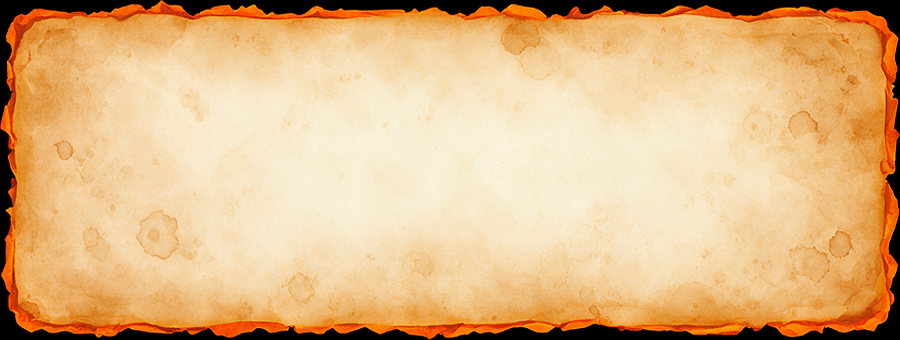
#> input picture App/Assets/Art/Panels/panel_parchment.png, 900 x 340 px, found by its file name
$ python bake_tutorial_pages.py
#> lines starting #> are read from the running program, lines starting #| are printed output that depends on the picture
# Bakes each tutorial page's title + body paragraph directly onto a copy of
# the parchment texture, one PNG per page per language (TutorialPages.cs is
# a fixed, compile-time list - same "static content set, bake once"
# reasoning as the store rows, gem buttons, and enemy/player cards). Sized
# generously per "hard to read on a phone" feedback - the old runtime block
# was only 340px tall in a 1920-tall reference canvas (18%) with a lot of
# empty, unused space below it; this uses a bigger parchment block and a
# clearly larger font instead.
from PIL import Image, ImageDraw, ImageFont
import os

PARCHMENT_PATH = r"C:\Dev\Baraja\App\Assets\Art\Panels\panel_parchment.png"
TITLE_FONT_PATH = r"C:\Dev\Baraja\App\Assets\Fonts\CinzelDecorative-Bold.ttf"
BODY_FONT_PATH = r"C:\Dev\Baraja\App\Assets\Fonts\CrimsonText-SemiBold.ttf"
OUT_DIR = r"C:\Dev\Baraja\design\tutorial_pages_baked"

# On-screen display is 1000x460 (natural parchment aspect is 900x340,
# 2.647:1; this is 2.17:1, ~18% squash - traded for real vertical room since
# the panel had ~950px of completely unused space below it). Baked at 2x
# that (2000x920) so text stays crisp on a high-DPI phone instead of
# upscaling a 1:1-resolution bake.
SCALE = 2
CANVAS_W, CANVAS_H = 1000 * SCALE, 460 * SCALE
TITLE_TOP = 34 * SCALE
TITLE_COLOR = (60, 20, 8)
BODY_TOP = 118 * SCALE
BODY_MAX_W = 860 * SCALE
BODY_MAX_H = 310 * SCALE
BODY_COLOR = (35, 26, 16)

PAGES = [
    dict(id="page0",
         title_es="El Objetivo", title_en="The Goal",
         body_es="Combate contra 9 enemigos y la jefa final, La Catrina, uno a la vez. "
                 "Ganas un combate cuando la HP de todos los enemigos llega a 0 antes que la tuya.",
         body_en="Fight through 9 enemies and the boss, La Catrina, one battle at a time. "
                 "You win a fight by bringing every enemy's HP to 0 before yours reaches 0."),
    dict(id="page1",
         title_es="Energía y Mano", title_en="Energy and Hand",
         body_es="Cada turno recibes 3 de Energía y robas 5 cartas. Cada carta cuesta 1 o 2 de Energía. "
                 "Las cartas sin jugar van al mazo de descarte al terminar el turno; cuando el mazo de robo "
                 "se vacía, el descarte se baraja de nuevo automáticamente.",
         body_en="Each turn you get 3 Energy and draw 5 cards. Every card costs 1 or 2 Energy to play. "
                 "Unplayed cards go to your discard pile at end of turn; when your draw pile runs dry, "
                 "the discard pile reshuffles into a new draw pile automatically."),
    dict(id="page2",
         title_es="Tipos de Carta", title_en="Card Types",
         body_es="Ataque: hace daño, necesita un enemigo objetivo. Habilidad: Bloqueo, robo de cartas u "
                 "otros efectos, casi nunca necesita objetivo. Poder: efecto permanente por el resto del "
                 "combate, se juega una sola vez y sigue activo.",
         body_en="Attack: deals damage, needs a target enemy. Skill: Block, card draw, or other utility, "
                 "almost never needs a target. Power: a permanent effect for the rest of the fight - play "
                 "it once and it keeps working."),
    dict(id="page3",
         title_es="Cómo Apuntar", title_en="Targeting",
         body_es="Toca el retrato de un enemigo para seleccionarlo (se resalta en blanco), luego toca una "
                 "carta de Ataque para golpear a ese objetivo. Las Habilidades y los Poderes no necesitan "
                 "que selecciones nada.",
         body_en="Tap an enemy's portrait to select it (it highlights white), then tap an Attack card to "
                 "hit that target. Skills and Powers don't need anything selected."),
    dict(id="page4",
         title_es="El Bloqueo", title_en="Block",
         body_es="El Bloqueo absorbe daño antes de que llegue a tu HP. Se pierde por completo al empezar "
                 "tu siguiente turno, a menos que un Poder como Diamante de Hielo lo renueve cada turno.",
         body_en="Block absorbs damage before it touches your HP. It resets to 0 at the start of your "
                 "next turn, unless a Power like Ice Diamond keeps refreshing it."),
    dict(id="page5",
         title_es="La Intención Enemiga", title_en="Enemy Intent",
         body_es="El texto naranja bajo cada enemigo dice exactamente qué hará en su próximo turno: "
                 "Ataque, Debilitar, Curarse, Bloquearse o Potenciarse. Nada de lo que hace un enemigo "
                 "es un secreto - juega alrededor de eso.",
         body_en="The orange text under each enemy tells you exactly what it will do on its next turn: "
                 "Attack, Weaken, Heal, Block, or Buff. Nothing an enemy does is hidden - plan around it."),
    dict(id="page6",
         title_es="Efectos de Estado", title_en="Status Effects",
         body_es="Quemadura: hace daño al final del turno de quien la tiene, luego se reduce a la mitad. "
                 "Debilitar: reduce el próximo daño que inflige quien lo tiene. Congelar: reduce a la "
                 "mitad el próximo golpe de quien lo tiene, luego desaparece. Intocable: un ataque falla "
                 "por completo durante un turno (Tumba Sellada).",
         body_en="Burn: deals damage at the end of the burning creature's turn, then halves. Weaken: "
                 "reduces the next damage the weakened creature deals. Freeze: halves the next hit that "
                 "creature lands, then wears off. Untargetable: an attack whiffs completely for one turn "
                 "(Sealed Grave)."),
    dict(id="page7",
         title_es="Estructura del Turno", title_en="Turn Structure",
         body_es="Toca \u201cEnd Turn\u201d cuando termines de jugar cartas o te quedes sin Energía. El enemigo "
                 "resuelve entonces su intención anunciada, se aplican las quemaduras, y el ciclo se "
                 "repite hasta que alguien caiga.",
         body_en="Tap \u201cEnd Turn\u201d when you're done playing cards or run out of Energy. The enemy then "
                 "resolves its telegraphed intent, burn damage ticks, and the cycle repeats until someone "
                 "falls."),
]


def wrap_lines(draw, text, font, max_w):
    words, lines, cur = text.split(" "), [], ""
    for word in words:
        trial = (cur + " " + word).strip()
        if draw.textbbox((0, 0), trial, font=font)[2] > max_w and cur:
            lines.append(cur)
            cur = word
        else:
            cur = trial
    if cur:
        lines.append(cur)
    return lines


def block_height(draw, text, font, max_w, line_h):
    return len(wrap_lines(draw, text, font, max_w)) * line_h


def fit_body_size(draw, bodies, max_w, max_h, start=48 * SCALE):
    size = start
    while size > 12:
        font = ImageFont.truetype(BODY_FONT_PATH, size)
        line_h = int(size * 1.28)
        if all(block_height(draw, b, font, max_w, line_h) <= max_h for b in bodies):
            return size, line_h, font
        size -= 2
    line_h = int(size * 1.28)
    return size, line_h, ImageFont.truetype(BODY_FONT_PATH, size)


def fit_title_size(draw, titles, max_w, start=64 * SCALE):
#> called with max_w = 1760, start = 128
    size = start
    while size > 20:
        font = ImageFont.truetype(TITLE_FONT_PATH, size)
        if all(draw.textbbox((0, 0), t, font=font)[2] <= max_w for t in titles):
            return size, font
        size -= 2
    return size, ImageFont.truetype(TITLE_FONT_PATH, size)


def main():
    probe = Image.new("RGB", (10, 10))
    pd = ImageDraw.Draw(probe)

    all_titles = [p[f"title_{lang}"] for p in PAGES for lang in ("es", "en")]
    all_bodies = [p[f"body_{lang}"] for p in PAGES for lang in ("es", "en")]

    title_size, title_font = fit_title_size(pd, all_titles, CANVAS_W - 120 * SCALE)
    body_size, line_h, body_font = fit_body_size(pd, all_bodies, BODY_MAX_W, BODY_MAX_H)
    print(f"title={title_size} body={body_size} line_h={line_h}")

    os.makedirs(OUT_DIR, exist_ok=True)
    for page in PAGES:
        for lang in ("es", "en"):
            bg = Image.open(PARCHMENT_PATH).convert("RGB").resize((CANVAS_W, CANVAS_H), Image.LANCZOS)
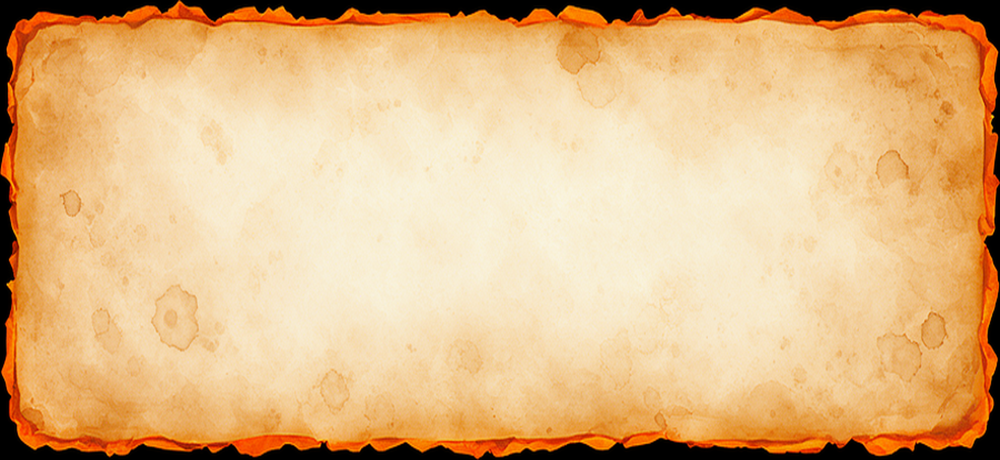
#> bg: PIL image 2000x920 RGB (shown at 1/2 size); mean R, G, B 224.2, 183.7, 133.3
            d = ImageDraw.Draw(bg)

            title = page[f"title_{lang}"]
            tbbox = d.textbbox((0, 0), title, font=title_font)
#> tbbox = (0, 22, 693, 146)
            tw = tbbox[2] - tbbox[0]
#> tw = 693
            d.text(((CANVAS_W - tw) / 2 - tbbox[0], TITLE_TOP - tbbox[1]), title, font=title_font, fill=TITLE_COLOR)

            body = page[f"body_{lang}"]
            lines = wrap_lines(d, body, body_font, BODY_MAX_W)
#> lines = 4 items
            block_h = len(lines) * line_h
#> block_h = 348
            by = BODY_TOP + max(0, (BODY_MAX_H - block_h) // 2)  # vertically centered in its box
#> by = 372
            for line in lines:
                lbbox = d.textbbox((0, 0), line, font=body_font)
                lw = lbbox[2] - lbbox[0]
                d.text(((CANVAS_W - lw) / 2 - lbbox[0], by - lbbox[1]), line, font=body_font, fill=BODY_COLOR)
                by += line_h
#> this loop made 4 passes
#> (lbbox, lw, by) on passes 1 to 3: ((0, 12, 1550, 78), 1550, 459), ((0, 12, 1661, 72), 1661, 546), ((0, 12, 1719, 78), 1719, 633)
#> (line, lbbox, lw, by) on pass 4: ('tuya.', (0, 16, 173, 78), 173, 720)
#> after the loop, by = 720

            out_path = os.path.join(OUT_DIR, f"{page['id']}_{lang}.png")
            bg.save(out_path)
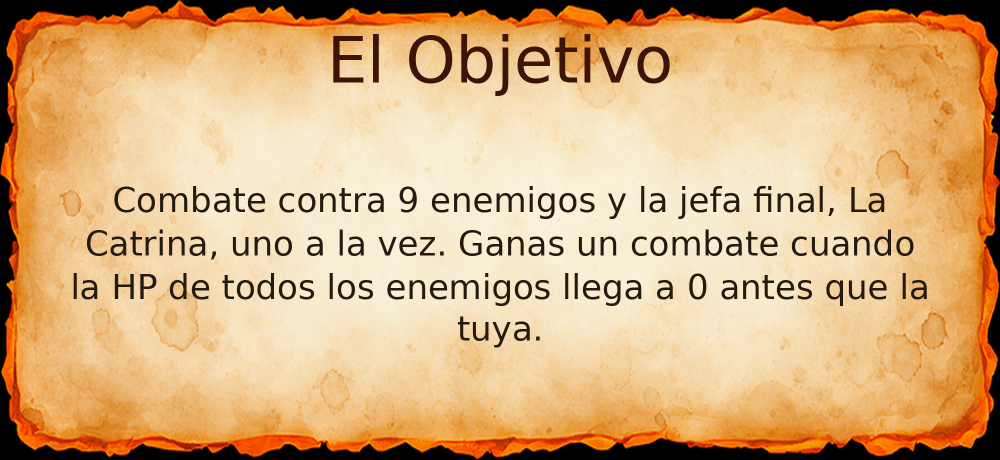
#> saved as page0_es.png: PIL image 2000x920 RGB (shown at 1/2 size); mean R, G, B 214.9, 174.7, 125.7
    print(f"Baked {len(PAGES) * 2} tutorial page images to {OUT_DIR}")


if __name__ == "__main__":
    main()
